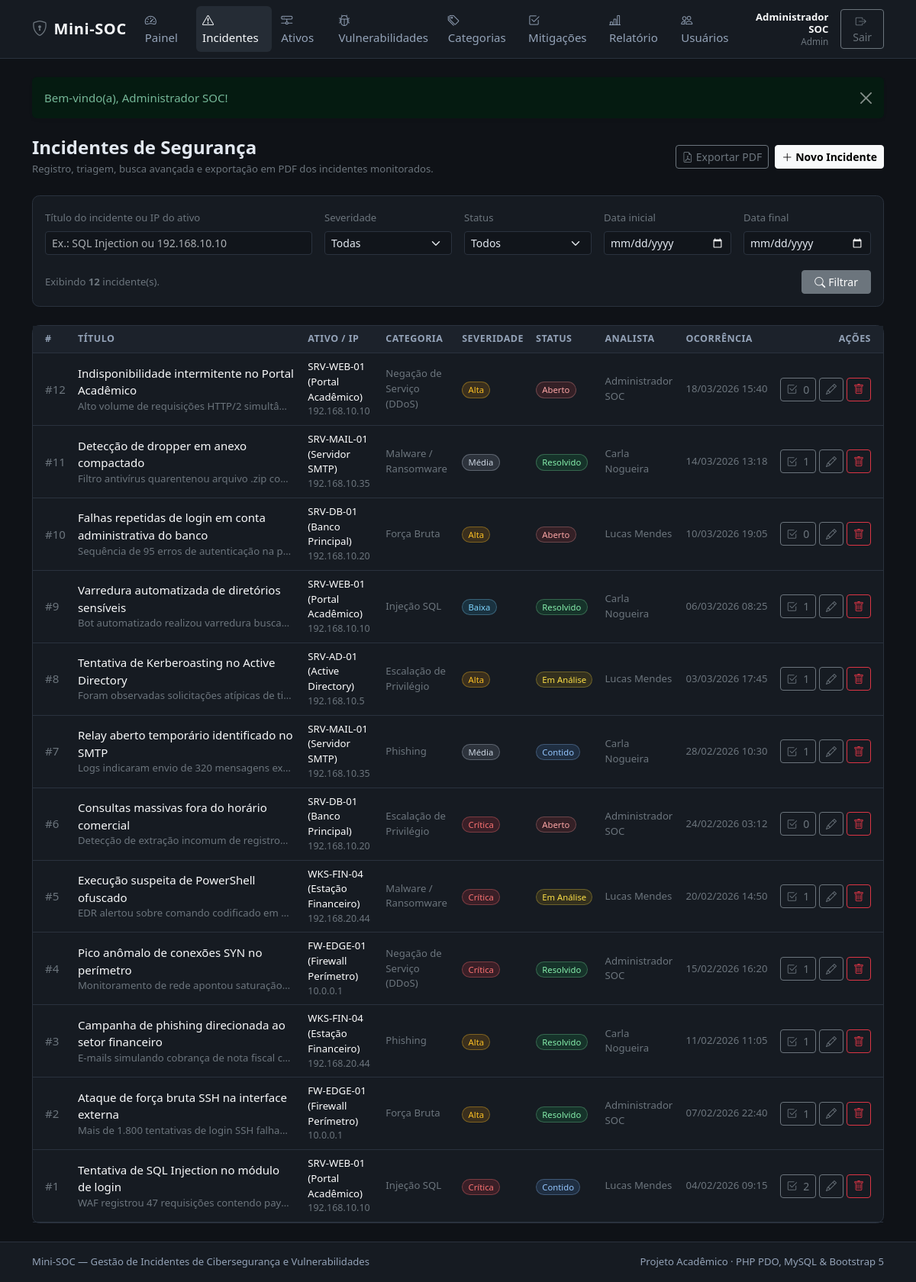
Screenshot of /modules/incidentes/index.php (signed in) with the database file from the repository.
### tables this page shows
CREATE TABLE IF NOT EXISTS incidentes (
    id INT AUTO_INCREMENT PRIMARY KEY,
    titulo VARCHAR(150) NOT NULL,
    descricao TEXT NOT NULL,
    severidade ENUM('Baixa', 'Media', 'Alta', 'Critica') NOT NULL DEFAULT 'Media',
    status ENUM('Aberto', 'Em Analise', 'Contido', 'Resolvido') NOT NULL DEFAULT 'Aberto',
    data_ocorrencia DATETIME NOT NULL,
    ativo_id INT NOT NULL,
    categoria_id INT NOT NULL,
    usuario_id INT NOT NULL,
    CONSTRAINT fk_incidentes_ativo
        FOREIGN KEY (ativo_id) REFERENCES ativos(id)
        ON DELETE RESTRICT
        ON UPDATE CASCADE,
    CONSTRAINT fk_incidentes_categoria
        FOREIGN KEY (categoria_id) REFERENCES categorias_ameaca(id)
        ON DELETE RESTRICT
        ON UPDATE CASCADE,
    CONSTRAINT fk_incidentes_usuario
        FOREIGN KEY (usuario_id) REFERENCES usuarios(id)
        ON DELETE RESTRICT
        ON UPDATE CASCADE
);

CREATE TABLE IF NOT EXISTS ativos (
    id INT AUTO_INCREMENT PRIMARY KEY,
    nome VARCHAR(100) NOT NULL,
    tipo VARCHAR(60) NOT NULL,
    endereco_ip VARCHAR(45) NOT NULL,
    criticidade ENUM('Baixa', 'Media', 'Alta', 'Critica') NOT NULL DEFAULT 'Media'
);

CREATE TABLE IF NOT EXISTS categorias_ameaca (
    id INT AUTO_INCREMENT PRIMARY KEY,
    nome VARCHAR(80) NOT NULL UNIQUE,
    descricao TEXT NULL
);

CREATE TABLE IF NOT EXISTS usuarios (
    id INT AUTO_INCREMENT PRIMARY KEY,
    nome VARCHAR(100) NOT NULL,
    email VARCHAR(120) NOT NULL UNIQUE,
    senha_hash VARCHAR(255) NOT NULL,
    perfil ENUM('admin', 'analista') NOT NULL DEFAULT 'analista',
    criado_em DATETIME NOT NULL DEFAULT CURRENT_TIMESTAMP
);

### modules/incidentes/index.php (the view, shortened to what this page needs)
<?php
require_once __DIR__ . '/../../config/auth.php';
$pdo = conectar_banco();
$busca      = trim($_GET['busca'] ?? '');
$severidade = trim($_GET['severidade'] ?? '');
$status     = trim($_GET['status'] ?? '');
$dataInicio = trim($_GET['data_inicio'] ?? '');
$dataFim    = trim($_GET['data_fim'] ?? '');
$sql = "
    SELECT
        i.id,
        i.titulo,
        i.descricao,
        i.severidade,
        i.status,
        i.data_ocorrencia,
        a.nome AS ativo_nome,
        a.endereco_ip,
        c.nome AS categoria_nome,
        u.nome AS analista_nome,
        (SELECT COUNT(*) FROM acoes_mitigacao m WHERE m.incidente_id = i.id) AS total_mitigacoes
    FROM incidentes i
    INNER JOIN ativos a ON a.id = i.ativo_id
    INNER JOIN categorias_ameaca c ON c.id = i.categoria_id
    INNER JOIN usuarios u ON u.id = i.usuario_id
    WHERE 1=1
";
$params = [];
$sql .= ' ORDER BY i.data_ocorrencia DESC, i.id DESC';
$stmt = $pdo->prepare($sql);
$stmt->execute($params);
$incidentes = $stmt->fetchAll();
$queryPdf = http_build_query(array_filter([
    'busca'       => $busca,
    'severidade'  => $severidade,
    'status'      => $status,
    'data_inicio' => $dataInicio,
    'data_fim'    => $dataFim,
], static fn($v) => $v !== ''));
$urlPdf = base_url('relatorios/exportar_pdf.php') . ($queryPdf !== '' ? '?' . $queryPdf : '');
$temFiltros = ($queryPdf !== '');
require_once __DIR__ . '/../../includes/header.php';
?>
<div class="d-flex flex-column flex-md-row justify-content-between align-items-md-center gap-3 mb-4">
    <div>
        <h1 class="h4 fw-semibold mb-1">Incidentes de Segurança</h1>
        <p class="text-secondary small mb-0">Registro, triagem, busca avançada e exportação em PDF dos incidentes monitorados.</p>
    </div>
    <div class="d-flex flex-wrap gap-2">
        <a href="<?= e($urlPdf) ?>" target="_blank" class="btn btn-outline-secondary btn-sm">
            <i class="bi bi-file-earmark-pdf me-1"></i>Exportar PDF
        </a>
        <a href="<?= e(base_url('modules/incidentes/form.php')) ?>" class="btn btn-light btn-sm fw-semibold">
            <i class="bi bi-plus-lg me-1"></i>Novo Incidente
        </a>
    </div>
</div>
<div class="card soc-card mb-4">
    <div class="card-body">
        <form method="get" action="" class="row g-3 align-items-end">
            <div class="col-md-4">
                <label for="busca" class="form-label small text-secondary">Título do incidente ou IP do ativo</label>
                <input
                    type="text"
                    class="form-control form-control-sm"
                    id="busca"
                    name="busca"
                    value="<?= e($busca) ?>"
                    placeholder="Ex.: SQL Injection ou 192.168.10.10"
                >
            </div>
            <div class="col-6 col-md-2">
                <label for="severidade" class="form-label small text-secondary">Severidade</label>
                <select class="form-select form-select-sm" id="severidade" name="severidade">
                    <option value="">Todas</option>
                </select>
            </div>
            <div class="col-6 col-md-2">
                <label for="status" class="form-label small text-secondary">Status</label>
                <select class="form-select form-select-sm" id="status" name="status">
                    <option value="">Todos</option>
                </select>
            </div>
            <div class="col-6 col-md-2">
                <label for="data_inicio" class="form-label small text-secondary">Data inicial</label>
                <input
                    type="date"
                    class="form-control form-control-sm"
                    id="data_inicio"
                    name="data_inicio"
                    value="<?= e($dataInicio) ?>"
                >
            </div>
            <div class="col-6 col-md-2">
                <label for="data_fim" class="form-label small text-secondary">Data final</label>
                <input
                    type="date"
                    class="form-control form-control-sm"
                    id="data_fim"
                    name="data_fim"
                    value="<?= e($dataFim) ?>"
                >
            </div>
            <div class="col-12 d-flex justify-content-between align-items-center pt-1">
                <span class="small text-secondary">
                    Exibindo <strong><?= count($incidentes) ?></strong> incidente(s)<?= $temFiltros ? ' com filtros aplicados' : '' ?>.
                </span>
                <div class="d-flex gap-2">
                    <button type="submit" class="btn btn-secondary btn-sm px-3">
                        <i class="bi bi-search me-1"></i>Filtrar
                    </button>
                </div>
            </div>
        </form>
    </div>
</div>
<div class="card soc-card">
    <div class="table-responsive">
        <table class="table table-soc table-hover align-middle">
            <thead>
                <tr>
                    <th class="ps-3">#</th>
                    <th>Título</th>
                    <th>Ativo / IP</th>
                    <th>Categoria</th>
                    <th>Severidade</th>
                    <th>Status</th>
                    <th>Analista</th>
                    <th>Ocorrência</th>
                    <th class="text-end pe-3">Ações</th>
                </tr>
            </thead>
            <tbody>
                <?php if (empty($incidentes)): ?>
                    <tr>
                        <td colspan="9" class="text-center text-secondary py-4">
                            Nenhum incidente encontrado para os critérios informados.
                        </td>
                    </tr>
                <?php else: ?>
                    <?php foreach ($incidentes as $inc): ?>
                        <tr>
                            <td class="ps-3 text-secondary">#<?= (int) $inc['id'] ?></td>
                            <td>
                                <div class="fw-medium text-light"><?= e($inc['titulo']) ?></div>
                                <div class="text-secondary small text-truncate" style="max-width: 280px;">
                                    <?= e($inc['descricao']) ?>
                                </div>
                            </td>
                            <td>
                                <div class="small"><?= e($inc['ativo_nome']) ?></div>
                                <div class="text-secondary" style="font-size: 0.78rem;"><?= e($inc['endereco_ip']) ?></div>
                            </td>
                            <td class="small text-secondary"><?= e($inc['categoria_nome']) ?></td>
                            <td><?= badge_severidade($inc['severidade']) ?></td>
                            <td><?= badge_status($inc['status']) ?></td>
                            <td class="small text-secondary"><?= e($inc['analista_nome']) ?></td>
                            <td class="small text-secondary text-nowrap"><?= e(formatar_data($inc['data_ocorrencia'])) ?></td>
                            <td class="text-end pe-3 text-nowrap">
                                <a
                                    href="<?= e(base_url('modules/mitigacoes/index.php?incidente_id=' . (int) $inc['id'])) ?>"
                                    class="btn btn-outline-secondary btn-sm"
                                    title="Ver ações de mitigação (<?= (int) $inc['total_mitigacoes'] ?>)"
                                >
                                    <i class="bi bi-check2-square"></i>
                                    <span class="ms-1"><?= (int) $inc['total_mitigacoes'] ?></span>
                                </a>
                                <a
                                    href="<?= e(base_url('modules/incidentes/form.php?id=' . (int) $inc['id'])) ?>"
                                    class="btn btn-outline-secondary btn-sm"
                                    title="Editar incidente"
                                >
                                    <i class="bi bi-pencil"></i>
                                </a>
                                <form
                                    method="post"
                                    action="<?= e(base_url('modules/incidentes/excluir.php')) ?>"
                                    class="d-inline"
                                    onsubmit="return confirm('Deseja realmente excluir este incidente e suas ações de mitigação?');"
                                >
                                    <button type="submit" class="btn btn-outline-danger btn-sm" title="Excluir incidente">
                                        <i class="bi bi-trash"></i>
                                    </button>
                                </form>
                            </td>
                        </tr>
                    <?php endforeach; ?>
                <?php endif; ?>
            </tbody>
        </table>
    </div>
</div>
<?php require_once __DIR__ . '/../../includes/footer.php'; ?>

### config/auth.php (shortened to what this page needs)
<?php
function base_url(string $caminho = ''): string
{
    static $prefixo = null;
    if ($prefixo === null) {
        $raizProjeto = str_replace('\\', '/', realpath(dirname(__DIR__)) ?: dirname(__DIR__));
        $docRoot = str_replace('\\', '/', realpath($_SERVER['DOCUMENT_ROOT'] ?? '') ?: ($_SERVER['DOCUMENT_ROOT'] ?? ''));
        $prefixo = '';
        if ($docRoot !== '' && stripos($raizProjeto, $docRoot) === 0) {
            $relativo = trim(substr($raizProjeto, strlen($docRoot)), '/');
        }
    }
    $caminhoLimpo = ltrim($caminho, '/');
    return $caminhoLimpo === '' ? ($prefixo === '' ? '/' : $prefixo . '/') : $prefixo . '/' . $caminhoLimpo;
}
function e(mixed $valor): string
{
    return htmlspecialchars((string) ($valor ?? ''), ENT_QUOTES | ENT_SUBSTITUTE, 'UTF-8');
}
function exibir_flash(): void
{
    $tipo = e($_SESSION['flash']['tipo'] ?? 'info');
    $mensagem = e($_SESSION['flash']['mensagem'] ?? '');
    echo '<div class="alert alert-' . $tipo . ' alert-dismissible fade show border-0 shadow-sm mb-4" role="alert">';
    echo $mensagem;
    echo '<button type="button" class="btn-close" data-bs-dismiss="alert" aria-label="Fechar"></button>';
    echo '</div>';
}
function formatar_data(?string $data, bool $comHora = true): string
{
    $timestamp = strtotime($data);
    return date($comHora ? 'd/m/Y H:i' : 'd/m/Y', $timestamp);
}
function rotulo_severidade(string $valor): string
{
    return match ($valor) {
        'Critica' => 'Crítica',
        'Media'   => 'Média',
        'Alta'    => 'Alta',
        'Baixa'   => 'Baixa',
        default   => $valor,
    };
}
function rotulo_status(string $valor): string
{
    return match ($valor) {
        'Em Analise' => 'Em Análise',
        default      => $valor,
    };
}
function badge_severidade(string $severidade): string
{
    $classe = match ($severidade) {
        'Critica' => 'badge-sev-critica',
        'Alta'    => 'badge-sev-alta',
        'Media'   => 'badge-sev-media',
        'Baixa'   => 'badge-sev-baixa',
        default   => 'text-bg-secondary',
    };
    return '<span class="badge rounded-pill ' . $classe . '">' . e(rotulo_severidade($severidade)) . '</span>';
}
function badge_status(string $status): string
{
    $classe = match ($status) {
        'Aberto'     => 'badge-status-aberto',
        'Em Analise' => 'badge-status-analise',
        'Contido'    => 'badge-status-contido',
        'Resolvido'  => 'badge-status-resolvido',
        default      => 'text-bg-secondary',
    };
    return '<span class="badge rounded-pill ' . $classe . '">' . e(rotulo_status($status)) . '</span>';
}

### assets/css/style.css (style rules this page uses)
:root { --soc-bg: #0f1217; --soc-surface: #161b22; --soc-surface-elevated: #1c222b; --soc-border: #2a323e; --soc-text: #e2e8f0; --soc-muted: #94a3b8; --soc-accent: #64748b; }
body { background-color: var(--soc-bg); color: var(--soc-text); min-height: 100vh; display: flex; flex-direction: column; font-size: 0.94rem; }
.soc-card { background-color: var(--soc-surface); border: 1px solid var(--soc-border); border-radius: 0.6rem; }
.table-soc { --bs-table-bg: transparent; --bs-table-border-color: var(--soc-border); --bs-table-hover-bg: rgba(148, 163, 184, 0.06); margin-bottom: 0; }
.table-soc thead th { font-size: 0.78rem; text-transform: uppercase; letter-spacing: 0.04em; color: var(--soc-muted); background-color: var(--soc-surface-elevated); border-bottom: 1px solid var(--soc-border); font-weight: 600; white-space: nowrap; }
.badge-sev-critica { background-color: rgba(220, 53, 69, 0.18); color: #f87171; border: 1px solid rgba(248, 113, 113, 0.35); font-weight: 500; }
.badge-sev-alta { background-color: rgba(245, 158, 11, 0.16); color: #fbbf24; border: 1px solid rgba(251, 191, 36, 0.35); font-weight: 500; }
.badge-sev-media { background-color: rgba(148, 163, 184, 0.18); color: #cbd5e1; border: 1px solid rgba(203, 213, 225, 0.3); font-weight: 500; }
.badge-sev-baixa { background-color: rgba(56, 189, 248, 0.14); color: #7dd3fc; border: 1px solid rgba(125, 211, 252, 0.3); font-weight: 500; }
.badge-status-aberto { background-color: rgba(239, 68, 68, 0.14); color: #fca5a5; border: 1px solid rgba(252, 165, 165, 0.28); font-weight: 500; }
.badge-status-analise { background-color: rgba(234, 179, 8, 0.14); color: #fde047; border: 1px solid rgba(253, 224, 71, 0.28); font-weight: 500; }
.badge-status-contido { background-color: rgba(96, 165, 250, 0.14); color: #93c5fd; border: 1px solid rgba(147, 197, 253, 0.28); font-weight: 500; }
.badge-status-resolvido { background-color: rgba(34, 197, 94, 0.14); color: #86efac; border: 1px solid rgba(134, 239, 172, 0.28); font-weight: 500; }
.form-control, .form-select { background-color: #11151b; border-color: var(--soc-border); color: var(--soc-text); }

### rows the page displays
incidentes: id "12", titulo "Indisponibilidade intermitente no Portal Acadêmico", descricao "Alto volume de requisições HTTP/2 simultâ…", ativo.nome "SRV-WEB-01 (Portal Acadêmico)", ativo.endereco_ip "192.168.10.10", categoria.nome "Negação de Serviço (DDoS)", severidade "Alta", status "Aberto", usuario.nome "Administrador SOC", data_ocorrencia "18/03/2026 15:40", total_mitigacoes "0"
incidentes: id "11", titulo "Detecção de dropper em anexo compactado", descricao "Filtro antivírus quarentenou arquivo .zip co…", ativo.nome "SRV-MAIL-01 (Servidor SMTP)", ativo.endereco_ip "192.168.10.35", categoria.nome "Malware / Ransomware", severidade "Média", status "Resolvido", usuario.nome "Carla Nogueira", data_ocorrencia "14/03/2026 13:18", total_mitigacoes "1"
incidentes: id "10", titulo "Falhas repetidas de login em conta administrativa do banco", descricao "Sequência de 95 erros de autenticação na p…", ativo.nome "SRV-DB-01 (Banco Principal)", ativo.endereco_ip "192.168.10.20", categoria.nome "Força Bruta", severidade "Alta", status "Aberto", usuario.nome "Lucas Mendes", data_ocorrencia "10/03/2026 19:05", total_mitigacoes "0"
incidentes: id "9", titulo "Varredura automatizada de diretórios sensíveis", descricao "Bot automatizado realizou varredura busca…", ativo.nome "SRV-WEB-01 (Portal Acadêmico)", ativo.endereco_ip "192.168.10.10", categoria.nome "Injeção SQL", severidade "Baixa", status "Resolvido", usuario.nome "Carla Nogueira", data_ocorrencia "06/03/2026 08:25", total_mitigacoes "1"
incidentes: id "8", titulo "Tentativa de Kerberoasting no Active Directory", descricao "Foram observadas solicitações atípicas de ti…", ativo.nome "SRV-AD-01 (Active Directory)", ativo.endereco_ip "192.168.10.5", categoria.nome "Escalação de Privilégio", severidade "Alta", status "Em Análise", usuario.nome "Lucas Mendes", data_ocorrencia "03/03/2026 17:45", total_mitigacoes "1"
incidentes: id "7", titulo "Relay aberto temporário identificado no SMTP", descricao "Logs indicaram envio de 320 mensagens ex…", ativo.nome "SRV-MAIL-01 (Servidor SMTP)", ativo.endereco_ip "192.168.10.35", categoria.nome "Phishing", severidade "Média", status "Contido", usuario.nome "Carla Nogueira", data_ocorrencia "28/02/2026 10:30", total_mitigacoes "1"
incidentes: id "6", titulo "Consultas massivas fora do horário comercial", descricao "Detecção de extração incomum de registro…", ativo.nome "SRV-DB-01 (Banco Principal)", ativo.endereco_ip "192.168.10.20", categoria.nome "Escalação de Privilégio", severidade "Crítica", status "Aberto", usuario.nome "Administrador SOC", data_ocorrencia "24/02/2026 03:12", total_mitigacoes "0"
incidentes: id "5", titulo "Execução suspeita de PowerShell ofuscado", descricao "EDR alertou sobre comando codificado em…", ativo.nome "WKS-FIN-04 (Estação Financeiro)", ativo.endereco_ip "192.168.20.44", categoria.nome "Malware / Ransomware", severidade "Crítica", status "Em Análise", usuario.nome "Lucas Mendes", data_ocorrencia "20/02/2026 14:50", total_mitigacoes "1"
incidentes: id "4", titulo "Pico anômalo de conexões SYN no perímetro", descricao "Monitoramento de rede apontou saturação…", ativo.nome "FW-EDGE-01 (Firewall Perímetro)", ativo.endereco_ip "10.0.0.1", categoria.nome "Negação de Serviço (DDoS)", severidade "Crítica", status "Resolvido", usuario.nome "Administrador SOC", data_ocorrencia "15/02/2026 16:20", total_mitigacoes "1"
incidentes: id "3", titulo "Campanha de phishing direcionada ao setor financeiro", descricao "E-mails simulando cobrança de nota fiscal c…", ativo.nome "WKS-FIN-04 (Estação Financeiro)", ativo.endereco_ip "192.168.20.44", categoria.nome "Phishing", severidade "Alta", status "Resolvido", usuario.nome "Carla Nogueira", data_ocorrencia "11/02/2026 11:05", total_mitigacoes "1"
incidentes: id "2", titulo "Ataque de força bruta SSH na interface externa", descricao "Mais de 1.800 tentativas de login SSH falha…", ativo.nome "FW-EDGE-01 (Firewall Perímetro)", ativo.endereco_ip "10.0.0.1", categoria.nome "Força Bruta", severidade "Alta", status "Resolvido", usuario.nome "Administrador SOC", data_ocorrencia "07/02/2026 22:40", total_mitigacoes "1"
incidentes: id "1", titulo "Tentativa de SQL Injection no módulo de login", descricao "WAF registrou 47 requisições contendo pay…", ativo.nome "SRV-WEB-01 (Portal Acadêmico)", ativo.endereco_ip "192.168.10.10", categoria.nome "Injeção SQL", severidade "Crítica", status "Contido", usuario.nome "Lucas Mendes", data_ocorrencia "04/02/2026 09:15", total_mitigacoes "2"

### other values shown
$usuario['nome'] "Administrador SOC"
$usuario['perfil'] "Admin"
$mensagem "Bem-vindo(a), Administrador SOC!"
count($incidentes) "12"
